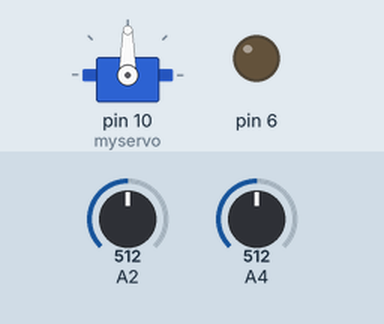
Simulated run of this sketch. Board: Arduino Uno, built with avr-gcc and run on an emulated ATmega328P. Shown: servo, output pins drawn as LEDs (lit = HIGH). The test bench sets the inputs (shaded band); at power-on: A2 = 512, A4 = 512.

Above: at 1.2 s.
1.3 s: A2 set to 22
2.8 s: A2 set to 17
At 3.3 s:
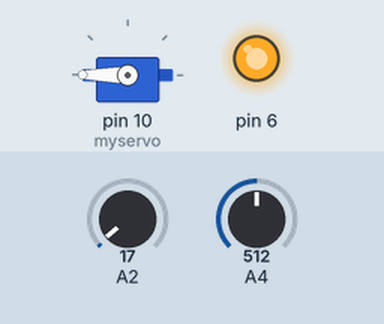
4.3 s: A4 set to 315
5.8 s: A4 set to 288
At 6.8 s:
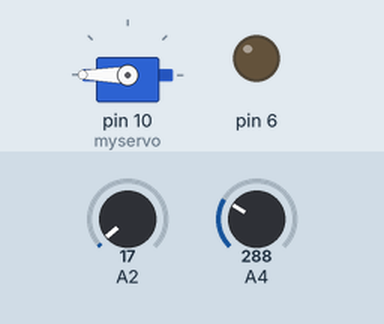
7.3 s: A4 set to 306
At 7.9 s:
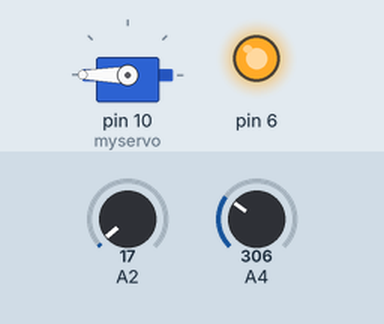
8.8 s: A4 set to 290
At 9.1 s:
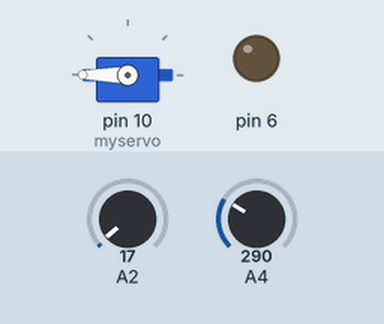
Timing chart, 0 to 11.3 s (numbered marks = the images above; inputs shaded):
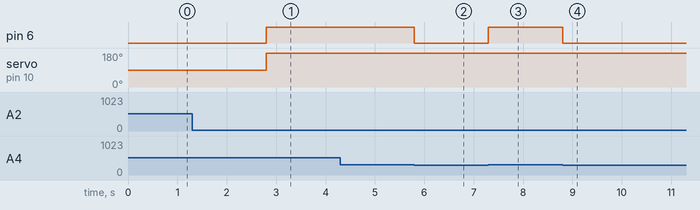

Measured:
- the behaviour switches between 20 and 19 on A2 (found by bisection; images 0 and 1)
- the behaviour switches between 300 and 299 on A4 (found by bisection; images 1 and 2)
- after the input at 1.3 s, every drawn part: stays the same
- after the input at 2.8 s, pin 6: LOW → HIGH at once; servo on pin 10 (myservo): 90° → 180° at once
- after the input at 4.3 s, every drawn part: stays the same
- after the input at 5.8 s, pin 6: HIGH → LOW at once
- after the input at 7.3 s, pin 6: LOW → HIGH at once
- after the input at 8.8 s, pin 6: HIGH → LOW at once

The sketch:

geam.ino
```cpp
#include <Servo.h>
Servo myservo;

void setup()
{Serial.begin(9600);
pinMode(6,OUTPUT);
myservo.attach(10);
}

void loop()
{int nr=analogRead(2),x=analogRead(4),s;
if(nr>=20)
{s=90;digitalWrite(6,LOW);}
else{s=180;
  if((nr<20)&&(x>=300))
{digitalWrite(6,HIGH);}
else{digitalWrite(6,LOW);}}
myservo.write(s);}
```
